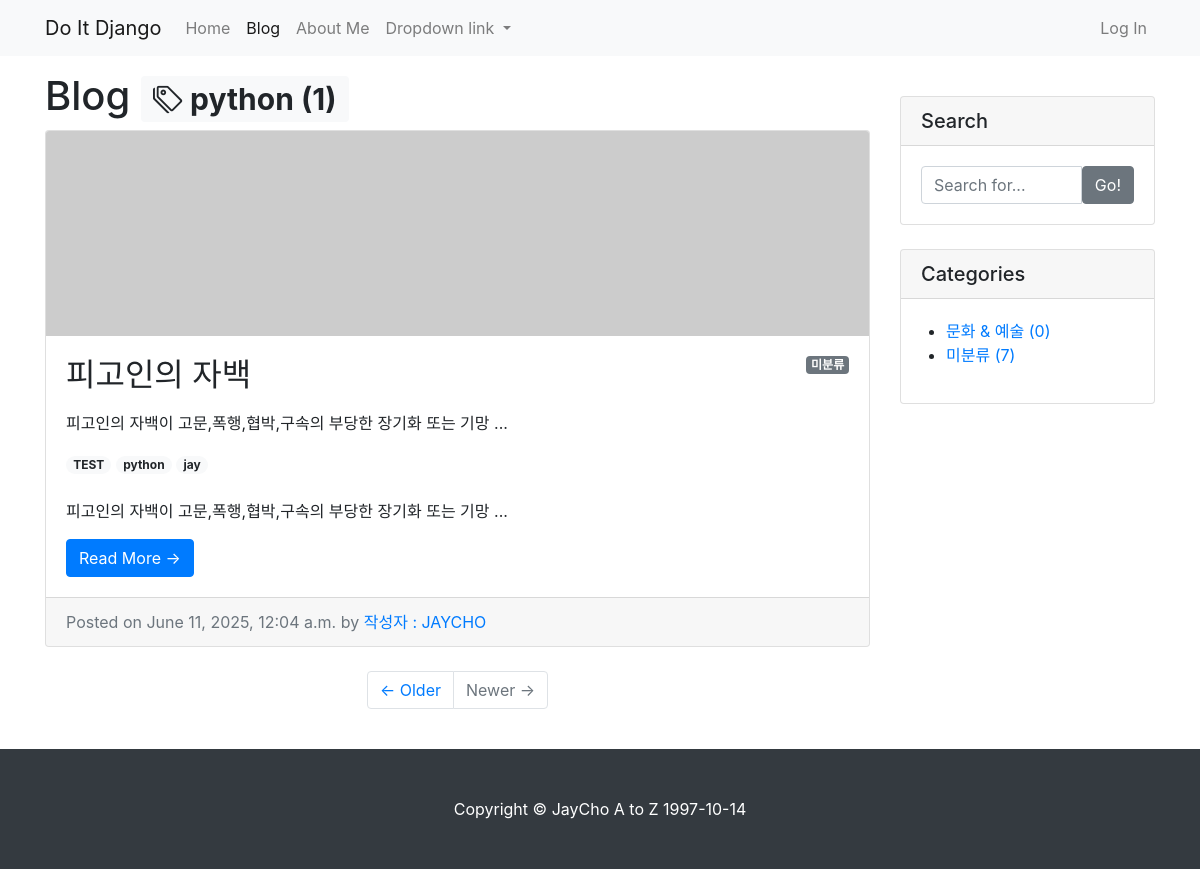
Screenshot of /blog/tag/python/ with the database file from the repository.
### blog/models.py (models this page shows, shortened)
class Tag(models.Model):
    name = models.CharField(max_length=50)
    slug = models.SlugField(max_length=50, unique=True, allow_unicode=True)
    def __str__(self):
        return self.name
    def get_absolute_url(self):
        return f"/blog/tag/{self.slug}/"

class Post(models.Model):
    title = models.CharField(max_length=30)
    hook = models.CharField(max_length=100, blank=True)
    content = MarkdownxField()
    head_image = models.ImageField(upload_to='blog/images/%Y/%m/%d/',blank=True)
    file_upload = models.FileField(upload_to='blog/files/%Y/%m/%d/',blank=True)
    create_at = models.DateTimeField(auto_now_add=True)
    update_at = models.DateTimeField(auto_now=True)
    author = models.ForeignKey(User,on_delete=models.SET_NULL, null=True)
    category = models.ForeignKey('Category',on_delete=models.SET_NULL, null=True, blank=True)
    tags = models.ManyToManyField('Tag',blank=True)
    def get_absolute_url(self):
        return f"/blog/{self.pk}/"
    def get_content_markdown(self):
        return markdown(self.content)

class Category(models.Model):
    name = models.CharField(max_length=50, unique=True)
    slug = models.SlugField(max_length=50, unique=True, allow_unicode=True)
    def __str__(self):
        return self.name
    def get_absolute_url(self):
        return f"/blog/category/{self.slug}/"
    class Meta:
        verbose_name_plural = 'Categories'

### blog/views.py (the view)
# urls.py: path('tag/<str:slug>/', views.tag_page,name='tag_page'),
def tag_page(request, slug):
    tag = Tag.objects.get(slug=slug)
    post_list = tag.post_set.all()
    return render(
        request,
        'blog/post_list.html',
        {
            'post_list': post_list,
            'tag' : tag,
            'categories': Category.objects.all(),
            'no_category_post_count': Post.objects.filter(category=None).count(),
        }
    )

### blog/templates/blog/post_list.html (shortened to what this page needs)
{% extends 'blog/base.html' %}
{% block main %}
    <h1>
        Blog
        {% if tag %}
            <span class="badge badge-light"><i class="bi bi-tags"></i>
                {{ tag }} ({{ tag.post_set.count }})</span>
        {% endif %}
    </h1>
    {% if post_list.exists %}
        {% for p in post_list %}
            <div class="card mb-4" id="post-{{ p.pk }}">
                {% if p.head_image %}
                    <img class="card-img-top" src="{{ p.head_image.url }}" alt="{{ p }} head image">
                {% else %}
                    <img class="card-img-top" src="https://picsum.photos/seed/{{ p.id }}/800/200" alt="random_image">
                {% endif %}
                <div class="card-body">
                    {% if p.category %}
                        <span class="badge badge-secondary float-right">{{ p.category }}</span>
                    {% else %}
                        <span class="badge badge-secondary float-right">미분류</span>
                    {% endif %}
                    <h2 class="card-title">{{ p.title }}</h2>
                    <p class="card-text">{{ p.get_content_markdown | truncatewords_html:45 | safe }}</p>
                    {% if p.tags.exists %}
                        {% for tag in p.tags.iterator %}
                            <a href="{{ tag.get_absolute_url }}">
                                <span class="badge badge-pill badge-light">{{ tag.name }}</span>
                            </a>
                        {% endfor %}
                        <br><br>
                    {% endif %}
                    <p class="card-text">{{ p.content | truncatewords:45 }}</p>
                    <a href="{{ p.get_absolute_url }}" class="btn btn-primary">Read More &rarr;</a>
                </div>
                <div class="card-footer text-muted">
                    Posted on {{ p.create_at }} by
                    <a href="#">작성자 : {{ p.author.username|upper }}</a>
                </div>
            </div>
        {% endfor %}
    {% else %}
        <h3>아직 게시물이 없습니다!</h3>
    {% endif %}
    <ul class="pagination justify-content-center mb-4">
        <li class="page-item">
            <a class="page-link" href="#">&larr; Older</a>
        </li>
        <li class="page-item disabled">
            <a class="page-link" href="#">Newer &rarr;</a>
        </li>
    </ul>
{% endblock %}

### blog/templates/blog/base.html (shortened to what this page needs)
<!DOCTYPE html>
{% load static %}
<html lang="ko">
<head>
    <link rel="stylesheet" href="{% static 'blog/bootstrap/bootstrap.min.css' %}" media="screen">
    <link rel="stylesheet" href="https://cdn.jsdelivr.net/npm/bootstrap-icons@1.11.1/font/bootstrap-icons.css">
</head>
<body>
{% include 'blog/navbar.html' %}
<div class="container my-3">
    <div class="row">
        <div class="col-md-8 col-lg-9" id="main-area">
            {% block main %}
            {% endblock %}
        </div>
        <div class="col-md-4 col-lg-3">
            <div class="card my-4">
                <h5 class="card-header">Search</h5>
                <div class="card-body">
                    <div class="input-group">
                        <input type="text" class="form-control" placeholder="Search for...">
                        <span class="input-group-btn">
                                <button class="btn btn-secondary" type="button">Go!</button>
                            </span>
                    </div>
                </div>
            </div>
            <div class="card my-4" id="categories-card">
                <h5 class="card-header">Categories</h5>
                <div class="card-body">
                    <div class="row">
                        <ul>
                            {% for category in categories %}
                                <li>
                                    <a href="{{ category.get_absolute_url }}">{{ category }} ({{ category.post_set.count }})</a>
                                </li>
                            {% endfor %}
                            <li>
                                <a href="/blog/category/no_category/">미분류 ({{ no_category_post_count }})</a>
                            </li>
                        </ul>
                    </div>
                </div>
            </div>
        </div>
    </div>
</div>
{% include 'blog/footer.html' %}
</body>
</html>

### rows the page displays
Tag: name "python", post_set.count "1"
Post: shows "미분류", title "피고인의 자백", get_content_markdown "피고인의 자백이 고문,폭행,협박,구속의 부당한 장기화 또는 기망 ...", content "피고인의 자백이 고문,폭행,협박,구속의 부당한 장기화 또는 기망 ...", create_at "June 11, 2025, 12:04 a.m.", author.username "JAYCHO"
Tag: name "TEST"
Tag: name "jay"
Category: name "문화 & 예술", post_set.count "0"

### other values shown
{{ no_category_post_count }} "7"
